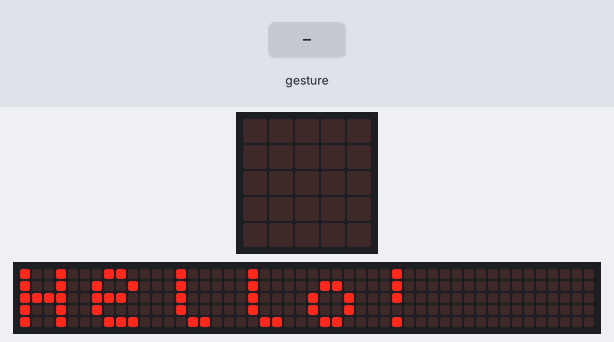
Simulated run of this program. Board: BBC micro:bit (MakeCode). On the bench: the board's 5×5 LED display, a strip that is not on the board, showing the scrolling text unrolled. The inputs (shaded band) are chosen by the test bench. Random numbers come from a fixed seed; a tilt is held for 1.5 s and a shake lasts 1 s, then the board lies face up again; the 48×5 strip is a reading aid, not a part: it shows the text the display is scrolling, unrolled, one strip-width of it at a time.

Above: at 6.1 s.
At 15.6 s:
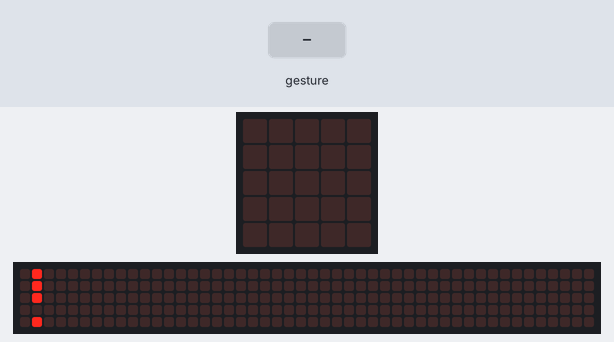
17.6 s: gesture 'shake'
At 20.4 s:
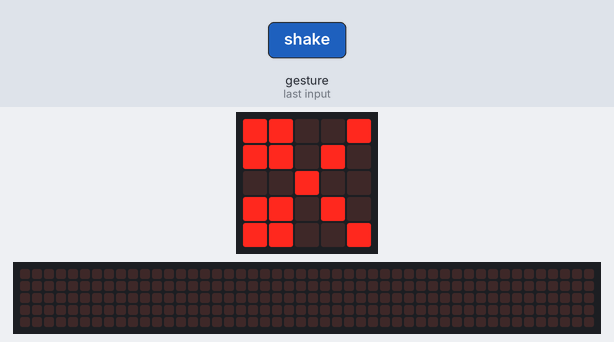
20.6 s: gesture 'shake'
At 21.5 s:
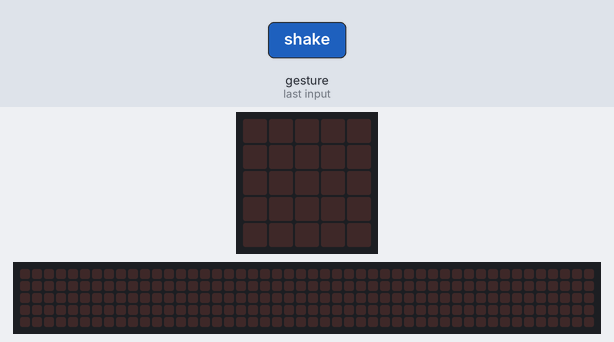

The program:

main.ts
```typescript
input.onGesture(Gesture.Shake, function () {
    basic.clearScreen()
    basic.pause(2000)
    juego = randint(1, 3)
    if (juego == 1) {
        basic.showIcon(IconNames.Scissors)
    } else if (juego == 2) {
        basic.showIcon(IconNames.Square)
    } else {
        // Piedra
        basic.showLeds(`
            . . . . .
            . # # # .
            . # # # .
            . # # # .
            . . . . .
            `)
    }
})
let juego = 0
basic.pause(500)
basic.showString("Hello!")
basic.pause(500)
basic.clearScreen()
basic.showString("Shake it!")
```

test.ts
```typescript
// aquí va el archivo "tests"; esto no se compilará cuando este paquete se utilice como una extensión.
```

Measured:
- after the input at 17.6 s, the display: changes after 2.2 s (image 2)
- after the input at 20.6 s, the display: changes after 0.20 s (image 3)
- what the display in image 0 shows lasts 0.7 s, from 6.1 s to 6.8 s
- what the display in image 3 shows lasts 2.0 s, from 20.8 s to 22.8 s
